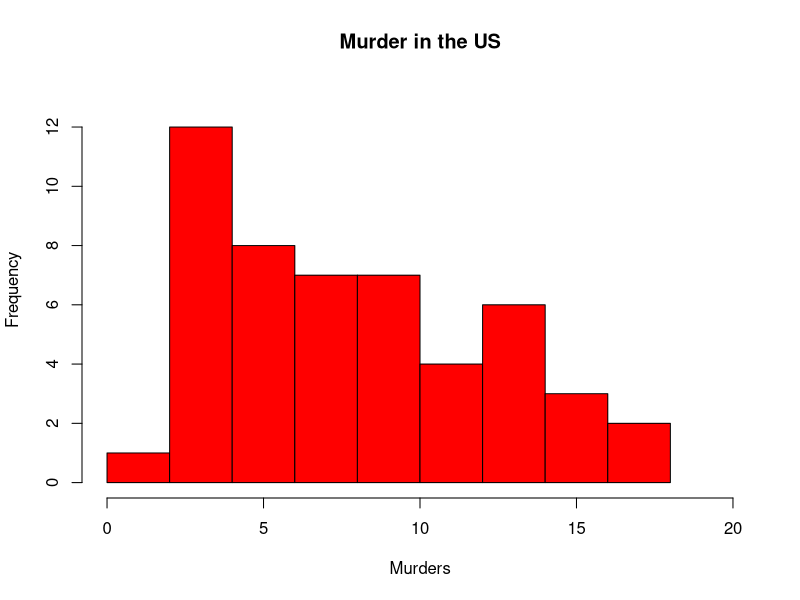
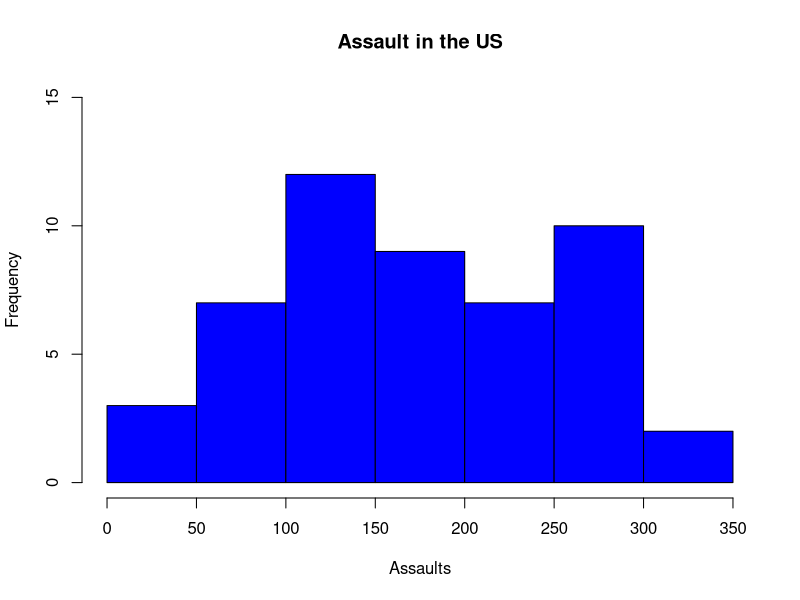
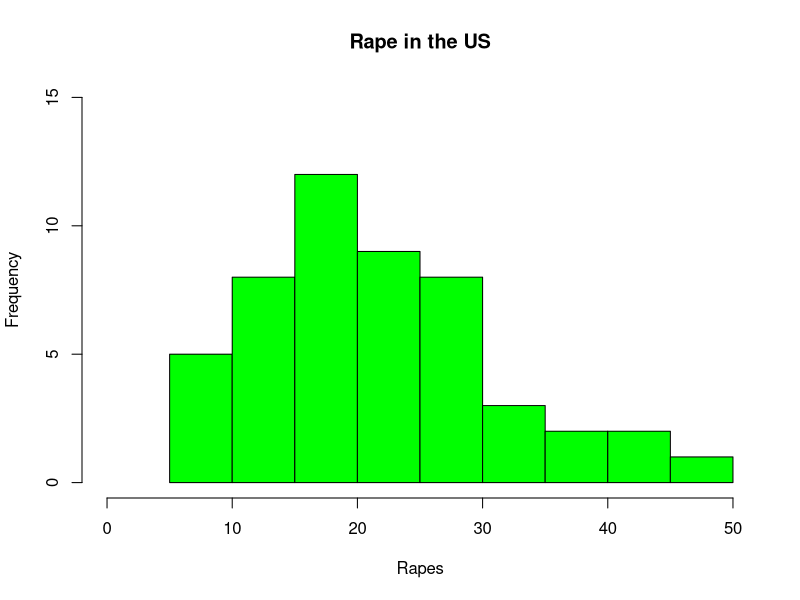
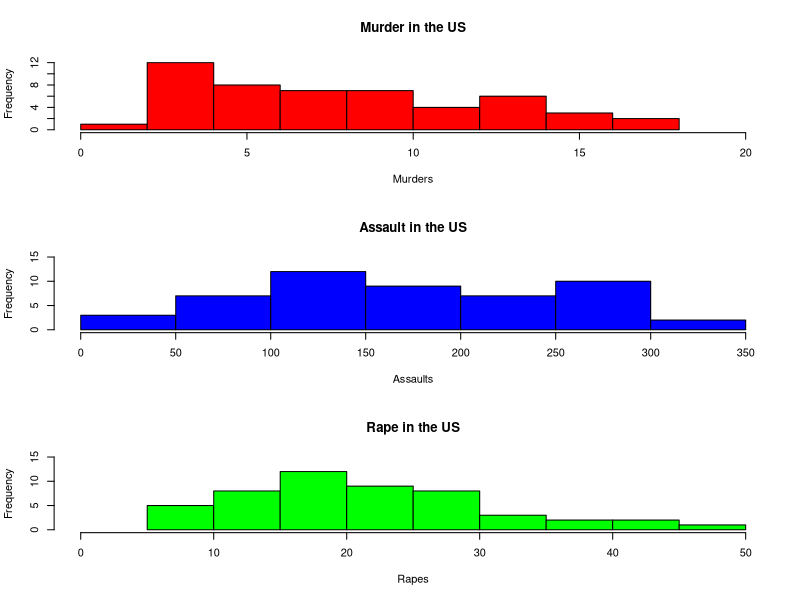
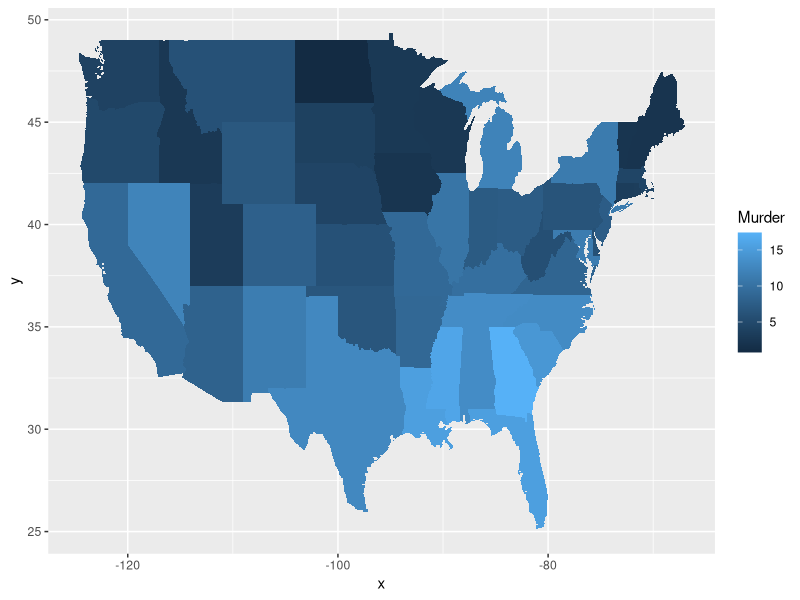

Source code (R) for these figures, in order:
#Problem 1

#install.packages("datasets")
library(datasets)

USArrests
#Answer: renamed USArrests to dat.us because it is easier to write and it is good practice to rewrite data for yourself so you can create your own data which can be replicated by another person if they use the original data 

dat.us <- USArrests
#USArrests renamed dat.us
head(dat.us)

#Problem 2

#makes stake names lowercase
dat.us$state <- tolower(rownames(USArrests))

dat.us$state

names(dat.us)

#Answer: The four variables are Murder, Assault, UrbanPop, Rape. 

#Problem 3

#Answer: Murder is a quantitative variable. 
class(dat.us$Murder)
typeof(dat.us$Murder)
?typeof
#Answer: Murder is numeric

#Problem 4

summary(dat.us)
View(dat.us)
frequency(dat.us)
#Answer: The dataset contains the data of murder, assault, rape and urbanpop from all 50 US states. The numbers represent the frequency of arrests for one of the four variables in a state during the time frame that the data was collected.

#Problem 5

dat.us$Murder

?hist

hist(dat.us$Murder, xlab= "Murders", ylab="Frequency", main= "Murder in the US", xlim=(c(0, 20)), ylim=(c(0, 13)), col="red", breaks= 10)

#Problem 6

summary(dat.us$Murder)

#Answer: The mean for Murder is 7.788 and the median is 7.250. The mean is the amount that each subject would have if all of the values were added together and evenly distributed. If all 50 states had the same frequency of arrests for murders then it would be 7.788. The median is the middle value where exactly 50% of the values fall either above or below it. In the US, 50% of states have an arrest for murder frequency above 7.250 and the other 50% is below that. The median is highly robust because it is not greatly affected by outliers. The mean is the most common measure of central tendency but it is not robust because it will change based on the skewness of the distribution. A quartile indicates an interval that contains 25% or a quarter of the data.The first quartile for "Murder" is 4.075 which means that 25% of the "Murder" data falls below 4.075 and the 3rd quartile is 11.250 which means that 25% of US states have a frequency of arrests for murder that is higher than 11.250. R gives you the 1st and 3rd quartile because those values are useful in determining the interquartile range (IQR). The IQR is the central half which means that 50% of the data falls within the 1st and 3rd quartile. In a box plot, values 1.5 IQRs above or below the tails are considered outliers.  

#Problem 7

hist(dat.us$Assault, xlab= "Assaults", ylab="Frequency", main= "Assault in the US", xlim=(c(0, 350)), ylim=(c(0, 15)), col="blue", breaks=10)

hist(dat.us$Rape, xlab= "Rapes", ylab="Frequency", main= "Rape in the US", xlim=(c(0, 50)), ylim=(c(0, 15)), col="green", breaks=10)

par(mfrow=c(3,1))

hist(dat.us$Murder, xlab= "Murders", ylab="Frequency", main= "Murder in the US", xlim=(c(0, 20)), ylim=(c(0, 13)), col="red", breaks= 10)

hist(dat.us$Assault, xlab= "Assaults", ylab="Frequency", main= "Assault in the US", xlim=(c(0, 350)), ylim=(c(0, 15)), col="blue", breaks=10)

hist(dat.us$Rape, xlab= "Rapes", ylab="Frequency", main= "Rape in the US", xlim=(c(0, 50)), ylim=(c(0, 15)), col="green", breaks=10)

dat.us$Assault
dat.us$Rape
?par

#Answer: Command par is used to set parameters. The mfrow input allows you to create an array to plot multiple graphs on one window. The command par(mfrow=c(3,1)) allows three graphs to be plotted in three rows. 

#Answer: When the histograms are plotted together it is easier to compare the skewness and spread of each plot. 

#Problem 8

install.packages("maps")

install.packages("ggplot2")

library('maps') 
library('ggplot2') 

ggplot(dat.us, aes(map_id=state, fill=Murder)) + 
  geom_map(map=map_data("state")) + 
  expand_limits(x=map_data("state")$long, y=map_data("state")$lat)

#Answer:the lines library('maps') and library('ggplot2') are pulling from the packages that were installed. The line ggplot(dat.us, aes(map_id=state, fill=Murder)) is creating a ggplot with the USArrests dataset. The plot is set with an aesthetic of a map with the US states. Each state is filled in with its respective murder arrest data. The line geom_map(map=map_data("state")) contains the map coordinates for each US state.The last line  expand_limits(x=map_data("state")$long, y=map_data("state")$lat) ensures that the limits of the plot include a single value for all plots. The x and y axis of this plot contains the value of "state" from the map data. The x axis is longitude and the y axis is latitude. Together this code creates a map of the US with each state filled in with its value for murder arrests.The darker blue indicates that the murder arrest frequency is 5 and below and the light blue indicates that it is 15 and above. 

?ggplot
?geom_map
?expand_limits
